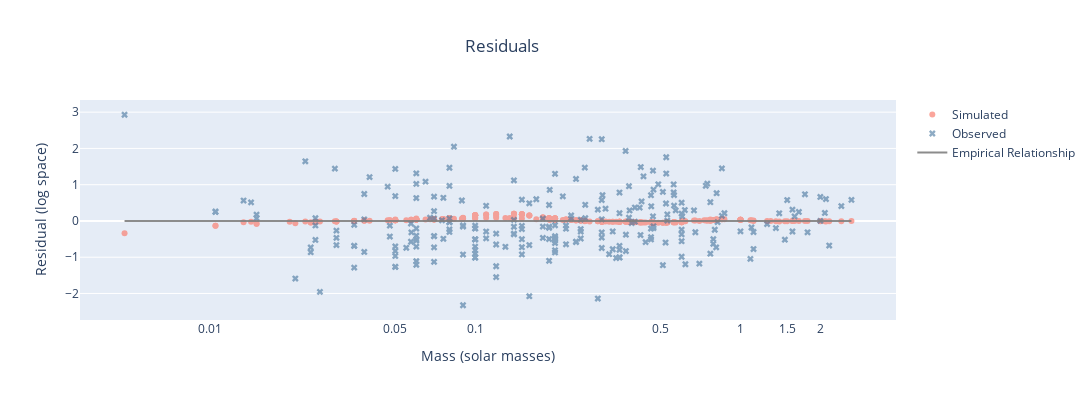

Here is the notebook cell this chart was saved with:
### Code cell
residual_fig = build_residuals(n.observed, df)
residual_fig

### Figure 1 — Plotly figure (JSON) as saved in the notebook; plotly's stock layout.template omitted (floating-point values rounded to 4 significant figures; data arrays with more than 128 entries replaced by an {"elided": "..."} marker saying what was removed)
{"data": [{"marker": {"color": "salmon"}, "mode": "markers", "name": "Simulated", "opacity": 0.7, "type": "scatter", "x": {"elided": "269 float values"}, "y": {"elided": "269 float values"}}, {"marker": {"color": "#44749D", "symbol": "x"}, "mode": "markers", "name": "Observed", "opacity": 0.6, "type": "scatter", "x": {"elided": "269 float values"}, "y": {"elided": "269 float values"}}, {"marker": {"color": "gray"}, "mode": "lines", "name": "Empirical Relationship", "opacity": 0.9, "type": "scatter", "x": {"elided": "269 float values"}, "y": {"elided": "269 int values"}}], "layout": {"height": 400, "legend": {"title": {}}, "title": {"text": "Residuals", "x": 0.46, "xanchor": "center", "y": 0.9, "yanchor": "top"}, "width": 1200, "xaxis": {"autorange": true, "range": [-2.488, 0.5845], "showgrid": false, "tickmode": "array", "tickvals": [0, 0.01, 0.05, 0.1, 0.5, 1, 1.5, 2], "title": {"text": "Mass (solar masses)"}, "type": "log"}, "yaxis": {"autorange": true, "range": [-2.731, 3.336], "showexponent": "all", "showgrid": true, "tickmode": "array", "tickvals": [-3, -2, -1, 0, 1, 2, 3], "title": {"text": "Residual (log space)"}, "type": "linear"}}}
